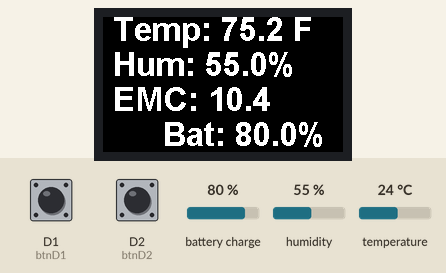
This program was run on a simulated CircuitPython board. Shown: 240×135 colour display. Inputs (shaded band) come from the test bench; at power-on: D2 (btnD2) LOW, D1 (btnD1) LOW, battery charge 80 %, humidity 55 %, temperature 24 °C. What the program prints to the serial console is not drawn.

Above: at 1.2 s.
1.3 s: D2 (btnD2) pulled HIGH for 1.25 s
Timing chart, 0 to 4.3 s (numbered marks = the images above; inputs shaded):
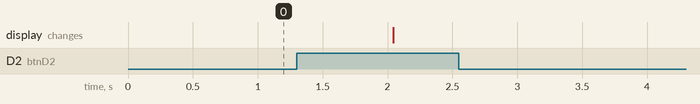

The program:

code.py
```python
'''
Author: Scott Field
Name: Adafruit Sensor Output Program
Version: 2.0
Purpose:
Using the adafruit_sht4x sensor attached to the ESP32-S3 Rev TFT Feather Board output:
-   Temperature (In Farenheit)
-   Humidity
-   EMC (Left Justified) , Battery Life (Right Justified)

Using the three buttons create the following functions
-   Mode 1: Remain On Continuously / Enter Sleep Mode (Switches)
-   Mode 2: Turn on for 1 Minute Then Go To Sleep
-   Mode 3: Display Users Name and Company Logo To Screen
'''

#Libraries (CircuitPython)
import time
import board
import displayio # type: ignore
#Temperature Sensor Library
import adafruit_sht4x
#Battery Life Library
import adafruit_max1704x
#GUI Library
from adafruit_display_text import label
from adafruit_bitmap_font import bitmap_font
#import adafruit_st7789
import digitalio
import alarm


# Function To Find EMC
def getEMC(temperature, humidity):
    RH = .01 * humidity
    W = 330 + (.452 * temperature) + (.00415 * temperature * temperature)
    K = .791 + (.000463 * temperature) - (.000000844 * temperature * temperature)
    K1 = 6.34 + (.000775 * temperature) - (.0000935 * temperature * temperature)
    K2 = 1.09 + (.0284 * temperature) - (.0000904 * temperature * temperature)
    Term1 = ((K * RH) / (1 - (K * RH)))
    Term2 = (K1 * K * RH) + (2 * K1 * K2 * K * K * RH * RH)
    Term3 = 1 + (K1 * K * RH) + (K1 * K2 * K * K * RH * RH)
    EMC = (1800 / W) * ((Term1) + (Term2 / Term3))
    return EMC

# Function To Convert To Farenheit
def toFarenheit(temperature):
    return temperature * 1.8 + 32

# Function To Update Text
def updateText(temperature, humidity, emc, battery):
    temp_label.text = f"Temp: {toFarenheit(temperature):.1f} F"
    humidity_label.text = f"Hum: {humidity:.1f}%"
    emc_label.text = f"EMC: {emc:.1f}"
    battery_label.text = f"Bat: {battery:.1f}%"

# Create Inter-Integrated Circuit
i2c = board.I2C()   # uses board.SCL and board.SDA

# Create Instance To Interact With SHT4x Sensor using Inter-Integrated Circuit
sht = adafruit_sht4x.SHT4x(i2c)

# Create Instance To Calculate Battery Using Onboard Sensor
max1704x = adafruit_max1704x.MAX17048(i2c)

# Disable Sensors Heater, Using The Highest Precision For Temperature and Humidity Measurements
sht.mode = adafruit_sht4x.Mode.NOHEAT_HIGHPRECISION

# Create a Group
group = displayio.Group()
board.DISPLAY.root_group = group

# Setup Font
loadedFont = bitmap_font.load_font("/fonts/Arial24-33.bdf")

# Setup Labels
# Temperature
temp_label = label.Label(font=loadedFont, text=f"Temperature: ", color=0xFFFFFF)
temp_label.x = 10
temp_label.y = 10

# Humidity
humidity_label = label.Label(font=loadedFont, text=f"Humidity: ", color=0xFFFFFF)
humidity_label.x = 10
humidity_label.y = 45

# EMC
emc_label = label.Label(font=loadedFont, text=f"EMC: ", color=0xFFFFFF)
emc_label.x = 10
emc_label.y = 80

# Battery
battery_label = label.Label(font=loadedFont, text=f"Battery: ", color=0xFFFFFF)
battery_label.x = 60
battery_label.y = 115


# Add labels to the group
group.append(temp_label)
group.append(humidity_label)
group.append(emc_label)
group.append(battery_label)

# Define Buttons
'''
btnD0 = digitalio.DigitalInOut(board.D0)
btnD0.direction = digitalio.Direction.INPUT
btnD0.pull = digitalio.Pull.DOWN
'''

btnD1 = digitalio.DigitalInOut(board.D1)
btnD1.direction = digitalio.Direction.INPUT
btnD1.pull = digitalio.Pull.DOWN

btnD2 = digitalio.DigitalInOut(board.D2)
btnD2.direction = digitalio.Direction.INPUT
btnD2.pull = digitalio.Pull.DOWN

# Main Loop
def main():
    # Retrieve Temperature and Humidity
    temperature, humidity = sht.measurements

    # Calculate EMC
    emc = getEMC(temperature, humidity)
    battery = min(100.0, max1704x.cell_percent)

    # Update the labels with sensor data
    updateText(temperature, humidity, emc, battery)

    # Print for communication with gui program
    print(f"Temperature: {temperature:0.1f} F\tHumidity: {humidity:0.1f} %")

    # Refresh the display
    board.DISPLAY.refresh()

    # Wait 1 Second Before Calculating Values Again
    time.sleep(1)


# Flag Variables
sleepMode = False

# Main Program Loop
while True:

    #Check For Button Presses
    #Enter Deep Sleep Mode Until Button Pressed Again
    if btnD1.value:
        #Define Alarm
        sleepAlarm = alarm.pin.PinAlarm(pin=board.D0, value=False, pull=True)
        alarm.exit_and_deep_sleep_until_alarms(sleepAlarm)

    #Enter Light Sleep Mode For 60 Seconds Then Turn On for 5 Seconds Continously
    if btnD2.value:
        sleepMode = not sleepMode
        while sleepMode:
            #Sleep for 60 seconds
            board.DISPLAY.brightness = 0
            sleepAlarm = alarm.time.TimeAlarm(monotonic_time=time.monotonic() + 15)
            alarm.light_sleep_until_alarms(sleepAlarm)


            #Turn on board
            board.DISPLAY.brightness = 1.0

            stop = time.monotonic() + 10

            while (time.monotonic() <= stop):
                main()

                #If button pressed again
                if btnD2.value:
                    sleepMode = False
                    time.sleep(2)
                    break

                #If sleep button pushed once
                if btnD1.value:
                    #Define Alarm
                    sleepAlarm = alarm.pin.PinAlarm(pin=board.D0, value=False, pull=True)
                    alarm.exit_and_deep_sleep_until_alarms(sleepAlarm)


    #Call main if no buttons pressed
    main()
```
